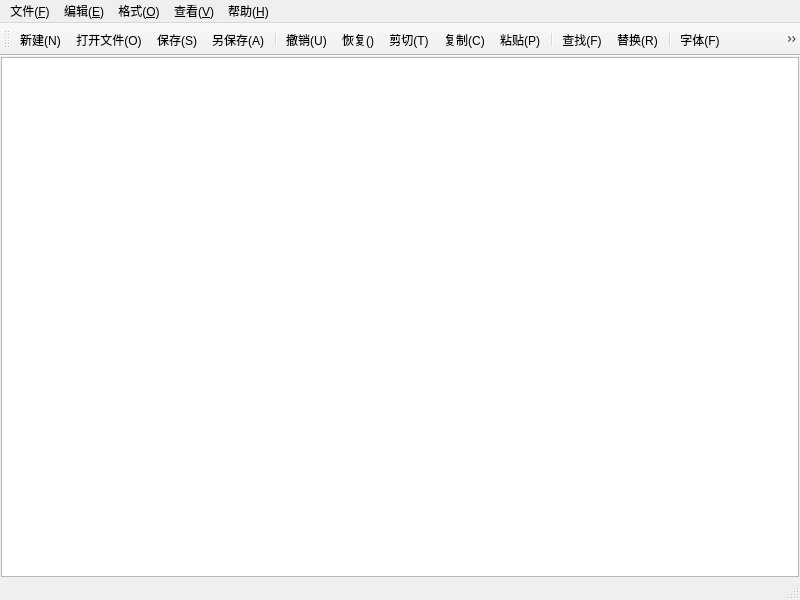
<?xml version="1.0" encoding="UTF-8"?>
<ui version="4.0">
 <class>MainWindow</class>
 <widget class="QMainWindow" name="MainWindow">
  <property name="geometry">
   <rect>
    <x>0</x>
    <y>0</y>
    <width>800</width>
    <height>600</height>
   </rect>
  </property>
  <property name="windowTitle">
   <string>MainWindow</string>
  </property>
  <widget class="QWidget" name="centralwidget">
   <layout class="QHBoxLayout" name="horizontalLayout">
    <property name="spacing">
     <number>0</number>
    </property>
    <property name="leftMargin">
     <number>1</number>
    </property>
    <property name="topMargin">
     <number>1</number>
    </property>
    <property name="rightMargin">
     <number>1</number>
    </property>
    <property name="bottomMargin">
     <number>1</number>
    </property>
    <item>
     <widget class="CodeEditor" name="TextEdit"/>
    </item>
   </layout>
  </widget>
  <widget class="QMenuBar" name="menubar">
   <property name="geometry">
    <rect>
     <x>0</x>
     <y>0</y>
     <width>800</width>
     <height>21</height>
    </rect>
   </property>
   <widget class="QMenu" name="menu">
    <property name="title">
     <string>文件(&amp;F)</string>
    </property>
    <addaction name="actionNew"/>
    <addaction name="actionOpen"/>
    <addaction name="actionSave"/>
    <addaction name="actionSaveAs"/>
    <addaction name="separator"/>
    <addaction name="actionExit_2"/>
   </widget>
   <widget class="QMenu" name="menu_E">
    <property name="title">
     <string>编辑(&amp;E)</string>
    </property>
    <addaction name="actionUndo"/>
    <addaction name="actionRecovery"/>
    <addaction name="actionCut"/>
    <addaction name="actionCopy"/>
    <addaction name="actionPaste"/>
    <addaction name="separator"/>
    <addaction name="actionFind"/>
    <addaction name="actionReplace"/>
    <addaction name="actionSelectAll"/>
   </widget>
   <widget class="QMenu" name="menu_O">
    <property name="title">
     <string>格式(&amp;O)</string>
    </property>
    <addaction name="actionSelfWrap"/>
    <addaction name="actionRehearsal"/>
    <addaction name="actionFind"/>
    <addaction name="actionReplace"/>
    <addaction name="actionFont"/>
    <addaction name="actionColor"/>
    <addaction name="separator"/>
    <addaction name="actionBackgroundColor"/>
    <addaction name="actionCompilerColor"/>
   </widget>
   <widget class="QMenu" name="menu_V">
    <property name="title">
     <string>查看(&amp;V)</string>
    </property>
    <addaction name="actionToolbar"/>
    <addaction name="actionStatusbar"/>
   </widget>
   <widget class="QMenu" name="menu_H">
    <property name="title">
     <string>帮助(&amp;H)</string>
    </property>
    <addaction name="actionAbout"/>
   </widget>
   <addaction name="menu"/>
   <addaction name="menu_E"/>
   <addaction name="menu_O"/>
   <addaction name="menu_V"/>
   <addaction name="menu_H"/>
  </widget>
  <widget class="QStatusBar" name="statusbar"/>
  <widget class="QToolBar" name="toolBar">
   <property name="windowTitle">
    <string>toolBar</string>
   </property>
   <attribute name="toolBarArea">
    <enum>TopToolBarArea</enum>
   </attribute>
   <attribute name="toolBarBreak">
    <bool>false</bool>
   </attribute>
   <addaction name="actionNew"/>
   <addaction name="actionOpen"/>
   <addaction name="actionSave"/>
   <addaction name="actionSaveAs"/>
   <addaction name="separator"/>
   <addaction name="actionUndo"/>
   <addaction name="actionRecovery"/>
   <addaction name="actionCut"/>
   <addaction name="actionCopy"/>
   <addaction name="actionPaste"/>
   <addaction name="separator"/>
   <addaction name="actionFind"/>
   <addaction name="actionReplace"/>
   <addaction name="separator"/>
   <addaction name="actionFont"/>
   <addaction name="actionRehearsal"/>
   <addaction name="actionSelfWrap"/>
   <addaction name="separator"/>
   <addaction name="actionToolbar"/>
   <addaction name="actionStatusbar"/>
  </widget>
  <action name="actionNew">
   <property name="icon">
    <iconset resource="res.qrc">
     <normaloff>:/img/MaterialSymbolsNewWindow.png</normaloff>:/img/MaterialSymbolsNewWindow.png</iconset>
   </property>
   <property name="text">
    <string>新建(&amp;N)</string>
   </property>
   <property name="toolTip">
    <string>新建</string>
   </property>
   <property name="shortcut">
    <string>Ctrl+N</string>
   </property>
   <property name="menuRole">
    <enum>QAction::MenuRole::NoRole</enum>
   </property>
  </action>
  <action name="actionOpen">
   <property name="icon">
    <iconset resource="res.qrc">
     <normaloff>:/img/MaterialSymbolsFolderOpenOutlineSharp.png</normaloff>:/img/MaterialSymbolsFolderOpenOutlineSharp.png</iconset>
   </property>
   <property name="text">
    <string>打开文件(&amp;O)</string>
   </property>
   <property name="toolTip">
    <string>打开文件</string>
   </property>
   <property name="shortcut">
    <string>Ctrl+O</string>
   </property>
   <property name="menuRole">
    <enum>QAction::MenuRole::NoRole</enum>
   </property>
  </action>
  <action name="actionSave">
   <property name="icon">
    <iconset resource="res.qrc">
     <normaloff>:/img/CarbonSave.png</normaloff>:/img/CarbonSave.png</iconset>
   </property>
   <property name="text">
    <string>保存(&amp;S)</string>
   </property>
   <property name="toolTip">
    <string>保存</string>
   </property>
   <property name="shortcut">
    <string>Ctrl+S</string>
   </property>
   <property name="menuRole">
    <enum>QAction::MenuRole::NoRole</enum>
   </property>
  </action>
  <action name="actionSaveAs">
   <property name="icon">
    <iconset resource="res.qrc">
     <normaloff>:/img/MaterialSymbolsHomeStorageOutline.png</normaloff>:/img/MaterialSymbolsHomeStorageOutline.png</iconset>
   </property>
   <property name="text">
    <string>另保存(&amp;A)</string>
   </property>
   <property name="toolTip">
    <string>另保存</string>
   </property>
   <property name="menuRole">
    <enum>QAction::MenuRole::NoRole</enum>
   </property>
  </action>
  <action name="actionExit">
   <property name="icon">
    <iconset resource="res.qrc">
     <normaloff>:/img/IcomoonFreeExit.png</normaloff>:/img/IcomoonFreeExit.png</iconset>
   </property>
   <property name="text">
    <string>退出(&amp;X)</string>
   </property>
   <property name="toolTip">
    <string>退出</string>
   </property>
   <property name="menuRole">
    <enum>QAction::MenuRole::NoRole</enum>
   </property>
  </action>
  <action name="actionUndo">
   <property name="icon">
    <iconset resource="res.qrc">
     <normaloff>:/img/TdesignRollback.png</normaloff>:/img/TdesignRollback.png</iconset>
   </property>
   <property name="text">
    <string>撤销(&amp;U)</string>
   </property>
   <property name="toolTip">
    <string>撤销</string>
   </property>
   <property name="shortcut">
    <string>Ctrl+Z</string>
   </property>
   <property name="menuRole">
    <enum>QAction::MenuRole::NoRole</enum>
   </property>
  </action>
  <action name="actionCut">
   <property name="icon">
    <iconset resource="res.qrc">
     <normaloff>:/img/TablerCut.png</normaloff>:/img/TablerCut.png</iconset>
   </property>
   <property name="text">
    <string>剪切(&amp;T)</string>
   </property>
   <property name="toolTip">
    <string>剪切</string>
   </property>
   <property name="shortcut">
    <string>Ctrl+X</string>
   </property>
   <property name="menuRole">
    <enum>QAction::MenuRole::NoRole</enum>
   </property>
  </action>
  <action name="actionCopy">
   <property name="icon">
    <iconset resource="res.qrc">
     <normaloff>:/img/FluentClipboardPaste20Regular.png</normaloff>:/img/FluentClipboardPaste20Regular.png</iconset>
   </property>
   <property name="text">
    <string>复制(&amp;C)</string>
   </property>
   <property name="toolTip">
    <string>复制</string>
   </property>
   <property name="shortcut">
    <string>Ctrl+C</string>
   </property>
   <property name="menuRole">
    <enum>QAction::MenuRole::NoRole</enum>
   </property>
  </action>
  <action name="actionPaste">
   <property name="icon">
    <iconset resource="res.qrc">
     <normaloff>:/img/MaterialSymbolsFileCopyOutlineSharp.png</normaloff>:/img/MaterialSymbolsFileCopyOutlineSharp.png</iconset>
   </property>
   <property name="text">
    <string>粘贴(&amp;P)</string>
   </property>
   <property name="toolTip">
    <string>粘贴</string>
   </property>
   <property name="shortcut">
    <string>Ctrl+V</string>
   </property>
   <property name="menuRole">
    <enum>QAction::MenuRole::NoRole</enum>
   </property>
  </action>
  <action name="actionFind">
   <property name="icon">
    <iconset resource="res.qrc">
     <normaloff>:/img/MaterialSymbolsContentPasteSearch.png</normaloff>:/img/MaterialSymbolsContentPasteSearch.png</iconset>
   </property>
   <property name="text">
    <string>查找(&amp;F)</string>
   </property>
   <property name="toolTip">
    <string>查找</string>
   </property>
   <property name="shortcut">
    <string>Ctrl+F</string>
   </property>
   <property name="menuRole">
    <enum>QAction::MenuRole::NoRole</enum>
   </property>
  </action>
  <action name="actionFont">
   <property name="icon">
    <iconset resource="res.qrc">
     <normaloff>:/img/BiFonts.png</normaloff>:/img/BiFonts.png</iconset>
   </property>
   <property name="text">
    <string>字体(&amp;F)</string>
   </property>
   <property name="toolTip">
    <string>字体</string>
   </property>
   <property name="menuRole">
    <enum>QAction::MenuRole::NoRole</enum>
   </property>
  </action>
  <action name="actionSelfWrap">
   <property name="checkable">
    <bool>true</bool>
   </property>
   <property name="icon">
    <iconset resource="res.qrc">
     <normaloff>:/img/CodiconWordWrap.png</normaloff>:/img/CodiconWordWrap.png</iconset>
   </property>
   <property name="text">
    <string>自行换行(&amp;W)</string>
   </property>
   <property name="toolTip">
    <string>自行换行</string>
   </property>
   <property name="menuRole">
    <enum>QAction::MenuRole::NoRole</enum>
   </property>
  </action>
  <action name="actionToolbar">
   <property name="checkable">
    <bool>true</bool>
   </property>
   <property name="icon">
    <iconset resource="res.qrc">
     <normaloff>:/img/FluentMdl2CustomizeToolbar.png</normaloff>:/img/FluentMdl2CustomizeToolbar.png</iconset>
   </property>
   <property name="text">
    <string>工具栏(&amp;T)</string>
   </property>
   <property name="toolTip">
    <string>工具栏</string>
   </property>
   <property name="menuRole">
    <enum>QAction::MenuRole::NoRole</enum>
   </property>
  </action>
  <action name="actionStatusbar">
   <property name="icon">
    <iconset resource="res.qrc">
     <normaloff>:/img/FluentDualScreenStatusBar24Regular.png</normaloff>:/img/FluentDualScreenStatusBar24Regular.png</iconset>
   </property>
   <property name="text">
    <string>状态栏(&amp;S)</string>
   </property>
   <property name="toolTip">
    <string>状态栏</string>
   </property>
   <property name="menuRole">
    <enum>QAction::MenuRole::NoRole</enum>
   </property>
  </action>
  <action name="actionRecovery">
   <property name="icon">
    <iconset resource="res.qrc">
     <normaloff>:/img/RiDeviceRecoverLine.png</normaloff>:/img/RiDeviceRecoverLine.png</iconset>
   </property>
   <property name="text">
    <string>恢复(&amp;)</string>
   </property>
   <property name="toolTip">
    <string>恢复</string>
   </property>
   <property name="shortcut">
    <string>Ctrl+Shift+Z</string>
   </property>
   <property name="menuRole">
    <enum>QAction::MenuRole::NoRole</enum>
   </property>
  </action>
  <action name="actionReplace">
   <property name="icon">
    <iconset resource="res.qrc">
     <normaloff>:/img/TablerReplace.png</normaloff>:/img/TablerReplace.png</iconset>
   </property>
   <property name="text">
    <string>替换(&amp;R)</string>
   </property>
   <property name="toolTip">
    <string>替换</string>
   </property>
   <property name="shortcut">
    <string>Ctrl+H</string>
   </property>
   <property name="menuRole">
    <enum>QAction::MenuRole::NoRole</enum>
   </property>
  </action>
  <action name="actionRehearsal">
   <property name="checkable">
    <bool>true</bool>
   </property>
   <property name="icon">
    <iconset resource="res.qrc">
     <normaloff>:/img/IcBaselineFormatListNumbered.png</normaloff>:/img/IcBaselineFormatListNumbered.png</iconset>
   </property>
   <property name="text">
    <string>显示行号</string>
   </property>
   <property name="toolTip">
    <string>显示行号</string>
   </property>
   <property name="menuRole">
    <enum>QAction::MenuRole::NoRole</enum>
   </property>
  </action>
  <action name="actionAbout">
   <property name="icon">
    <iconset resource="res.qrc">
     <normaloff>:/img/WORDUNDR.BMP</normaloff>:/img/WORDUNDR.BMP</iconset>
   </property>
   <property name="text">
    <string>关于</string>
   </property>
   <property name="toolTip">
    <string>关于</string>
   </property>
   <property name="menuRole">
    <enum>QAction::MenuRole::NoRole</enum>
   </property>
  </action>
  <action name="actionColor">
   <property name="text">
    <string>字体颜色</string>
   </property>
   <property name="toolTip">
    <string>字体颜色</string>
   </property>
   <property name="menuRole">
    <enum>QAction::MenuRole::NoRole</enum>
   </property>
  </action>
  <action name="actionBackgroundColor">
   <property name="text">
    <string>字体背景色</string>
   </property>
   <property name="menuRole">
    <enum>QAction::MenuRole::NoRole</enum>
   </property>
  </action>
  <action name="actionCompilerColor">
   <property name="text">
    <string>编译器背景色</string>
   </property>
   <property name="menuRole">
    <enum>QAction::MenuRole::NoRole</enum>
   </property>
  </action>
  <action name="actionSelectAll">
   <property name="text">
    <string>全选</string>
   </property>
   <property name="shortcut">
    <string>Ctrl+A</string>
   </property>
   <property name="menuRole">
    <enum>QAction::MenuRole::NoRole</enum>
   </property>
  </action>
  <action name="actionExit_2">
   <property name="text">
    <string>退出</string>
   </property>
   <property name="shortcut">
    <string>Ctrl+X</string>
   </property>
   <property name="menuRole">
    <enum>QAction::MenuRole::NoRole</enum>
   </property>
  </action>
 </widget>
 <customwidgets>
  <customwidget>
   <class>CodeEditor</class>
   <extends>QPlainTextEdit</extends>
   <header location="global">codeeditor.h</header>
  </customwidget>
 </customwidgets>
 <resources>
  <include location="res.qrc"/>
 </resources>
 <connections/>
</ui>
